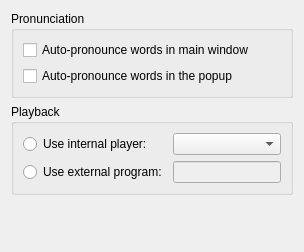
     <widget class="QWidget" name="tab_audio">
      <attribute name="icon">
       <iconset resource="../../resources.qrc">
        <normaloff>:/icons/playsound_color.svg</normaloff>:/icons/playsound_color.svg</iconset>
      </attribute>
      <attribute name="title">
       <string>&amp;Audio</string>
      </attribute>
      <layout class="QVBoxLayout" name="verticalLayout_7">
       <item>
        <widget class="QGroupBox" name="groupBox_3">
         <property name="title">
          <string>Pronunciation</string>
         </property>
         <layout class="QVBoxLayout" name="verticalLayout_15">
          <item>
           <widget class="QCheckBox" name="pronounceOnLoadMain">
            <property name="text">
             <string>Auto-pronounce words in main window</string>
            </property>
           </widget>
          </item>
          <item>
           <widget class="QCheckBox" name="pronounceOnLoadPopup">
            <property name="text">
             <string>Auto-pronounce words in the popup</string>
            </property>
           </widget>
          </item>
         </layout>
        </widget>
       </item>
       <item>
        <widget class="QGroupBox" name="groupBox_4">
         <property name="title">
          <string>Playback</string>
         </property>
         <layout class="QGridLayout" name="gridLayout_audioPlayer">
          <item row="0" column="0">
           <widget class="QRadioButton" name="useInternalPlayer">
            <property name="toolTip">
             <string>Play audio files via built-in audio support</string>
            </property>
            <property name="text">
             <string>Use internal player:</string>
            </property>
           </widget>
          </item>
          <item row="0" column="1">
           <widget class="QComboBox" name="internalPlayerBackend">
            <property name="toolTip">
             <string>Choose audio back end</string>
            </property>
           </widget>
          </item>
          <item row="1" column="0">
           <widget class="QRadioButton" name="useExternalPlayer">
            <property name="toolTip">
             <string>Use any external program to play audio files</string>
            </property>
            <property name="text">
             <string>Use external program:</string>
            </property>
           </widget>
          </item>
          <item row="1" column="1">
           <widget class="QLineEdit" name="audioPlaybackProgram">
            <property name="enabled">
             <bool>false</bool>
            </property>
            <property name="toolTip">
             <string>Enter audio player command line</string>
            </property>
           </widget>
          </item>
         </layout>
        </widget>
       </item>
       <item>
        <spacer name="verticalSpacer_2">
         <property name="orientation">
          <enum>Qt::Orientation::Vertical</enum>
         </property>
         <property name="sizeHint" stdset="0">
          <size>
           <width>20</width>
           <height>46</height>
          </size>
         </property>
        </spacer>
       </item>
      </layout>
     </widget>
